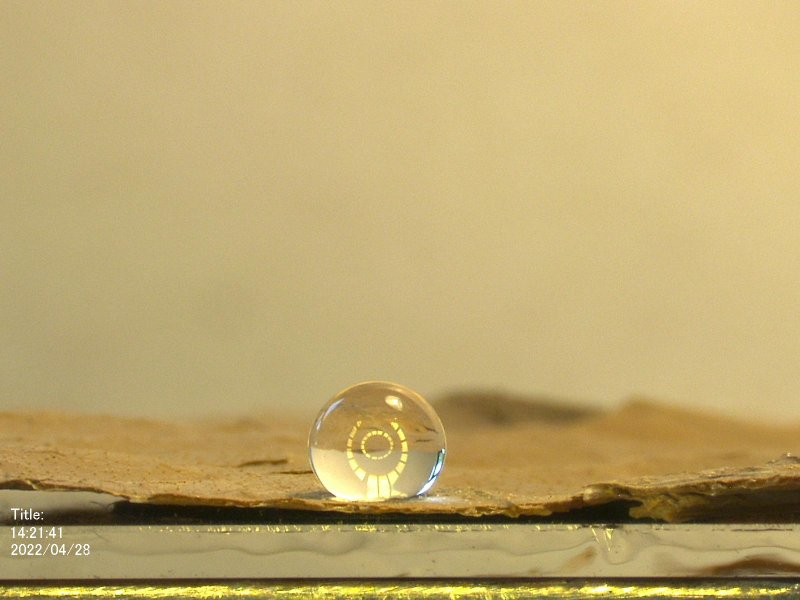
#> input picture fwdfoto/h20-lotus.jpg, 1600 x 1200 px (shown at 1/2 size); its folder holds only this picture in this run
$ python run_watershed_all.py
#> lines starting #> are read from the running program, lines starting #| are printed output that depends on the picture; after the words box and inside, x2 and y2 are one past the last pixel; in counts of white or black regions, pixels touching at a corner belong together
### automatic_segmentation/methods/basic_segment.py
"""
basic_segment.py - From-scratch droplet segmentation.

Five steps, no helpers, no external preprocessing:
  1. Grayscale + mild median denoise.
  2. Find the baseline (plate-top): strongest long horizontal gradient in lower half.
  3. Per-column background subtraction: for each column, the very top is sky;
     subtract that column's sky value from every pixel below.  The droplet
     deviates regardless of whether it is darker or brighter than the sky.
  4. Threshold the deviation map (Otsu, with a small floor to ignore noise),
     restrict to above the baseline, close small gaps, fill enclosed holes.
  5. Keep the largest connected component that sits on the baseline.
"""
import cv2 as cv
import numpy as np


def detect_baseline(gray):
    h, w = gray.shape
    sob_y = cv.Sobel(gray, cv.CV_32F, 0, 1, ksize=3)
    row_energy = np.abs(sob_y).mean(axis=1)
    # smooth a bit so a single noisy row does not win
    row_energy = cv.GaussianBlur(row_energy.reshape(-1, 1), (1, 11), 0).ravel()
    lo, hi = int(0.40 * h), int(0.97 * h)
    return lo + int(np.argmax(row_energy[lo:hi]))


def per_column_deviation(gray, baseline):
    # the very top of each column is pure sky -> per-column reference value
    top_band = max(15, baseline // 10)
    sky = np.median(gray[:top_band, :], axis=0).astype(np.int32)
    dev = np.abs(gray.astype(np.int32) - sky).astype(np.uint8)
    return dev


def segment(image):
    """Returns (mask uint8 0/255, baseline_y)."""
    gray = cv.cvtColor(image, cv.COLOR_BGR2GRAY) if image.ndim == 3 else image
    gray = cv.medianBlur(gray, 5)

    baseline = detect_baseline(gray)

    dev = per_column_deviation(gray, baseline)
    dev_above = dev[:baseline, :]
    # Otsu threshold on the deviation, with a floor of 8 grayscale levels
    # (so a flat noisy image cannot produce a tiny threshold and segment everything).
    otsu_thr, _ = cv.threshold(dev_above, 0, 255, cv.THRESH_BINARY | cv.THRESH_OTSU)
    thr = max(8.0, float(otsu_thr))
    cand = (dev > thr).astype(np.uint8)
    cand[baseline:, :] = 0

    # bridge tiny gaps in the rim, fill the enclosed interior, drop slivers
    cand = cv.morphologyEx(cand, cv.MORPH_CLOSE, np.ones((7, 7), np.uint8))
    ff = cand.copy()
    cv.floodFill(ff, np.zeros((cand.shape[0] + 2, cand.shape[1] + 2), np.uint8), (0, 0), 1)
    cand[ff == 0] = 1
    cand = cv.morphologyEx(cand, cv.MORPH_OPEN, np.ones((5, 5), np.uint8))

    # keep the largest blob actually sitting on the baseline
    n, lab, st, _ = cv.connectedComponentsWithStats(cand, 8)
    h, w = gray.shape
    band = 14
    best, best_area = 0, 0
    for i in range(1, n):
        if (lab[max(0, baseline - band):baseline + 1, :] == i).any():
            a = st[i, cv.CC_STAT_AREA]
            if a > best_area and a < 0.45 * h * w:
                best, best_area = i, a

    mask = np.zeros_like(gray)
    if best > 0:
        # Shape sanity: a real droplet rises meaningfully above the baseline.
        # A flat plate-top reflection does not -> reject it.
        ys, _ = np.where(lab == best)
        height_above = baseline - int(ys.min())
        if height_above >= max(25, int(0.025 * h)):
            mask[lab == best] = 255
    mask[baseline:, :] = 0
    return mask, baseline

### automatic_segmentation/methods/watershed_segment.py
"""
watershed_segment.py - Watershed segmentation as a refinement step.

The lecture (Block 6-04) describes watershed as related to region growing: starting
from markers, the algorithm floods a topographic surface (the image gradient) and
the boundaries are drawn where the floods meet.  We use that to *refine* the result
from basic_segment.py:

  1. Get an initial droplet estimate from basic_segment (per-column sky subtraction).
  2. Erode that estimate strongly -> SURE foreground marker (definitely inside drop).
  3. Dilate it and take the complement (plus everything below the baseline)
     -> SURE background marker.
  4. Pixels that are neither foreground nor background remain "unknown".
  5. Apply watershed.  It re-assigns the unknown pixels to either foreground
     or background by following the image gradient, snapping to the actual
     droplet edge.

If basic_segment finds nothing, we return empty (watershed cannot conjure a
droplet out of nowhere).
"""
import cv2 as cv
import numpy as np
from basic_segment import segment as basic_segment


def segment(image):
    initial_mask, baseline = basic_segment(image)
    if initial_mask.sum() == 0:
        return initial_mask, baseline

    k = np.ones((11, 11), np.uint8)
    sure_fg = cv.erode(initial_mask, k, iterations=2)
    if sure_fg.sum() == 0:
        # initial mask was very thin; shrink the kernel and try once more
        sure_fg = cv.erode(initial_mask, np.ones((5, 5), np.uint8), iterations=1)
        if sure_fg.sum() == 0:
            return initial_mask, baseline

    sure_bg = cv.dilate(initial_mask, k, iterations=3)
    sure_bg = (sure_bg == 0).astype(np.uint8) * 255
    sure_bg[baseline:, :] = 255                                  # below the plate is background too

    markers = np.zeros(image.shape[:2], dtype=np.int32)
    markers[sure_bg > 0] = 1                                      # background label
    markers[sure_fg > 0] = 2                                      # droplet label
                                                                  # everything else stays 0 -> "unknown"

    img3 = image if image.ndim == 3 else cv.cvtColor(image, cv.COLOR_GRAY2BGR)
    markers = cv.watershed(img3, markers)

    mask = np.where(markers == 2, 255, 0).astype(np.uint8)
    mask[baseline:, :] = 0
    return mask, baseline

### automatic_segmentation/_dev/run_watershed_all.py
import os, glob, cv2 as cv, numpy as np
from collections import Counter
from watershed_segment import segment as ws_segment

REPO = os.path.dirname(os.path.dirname(os.path.abspath(__file__)))
SRC = os.path.join(REPO, "fwdfoto")

def solidity(m):
    c, _ = cv.findContours(m, cv.RETR_EXTERNAL, cv.CHAIN_APPROX_SIMPLE)
    if not c: return 0.0
    c = max(c, key=cv.contourArea); a = cv.contourArea(c); hull = cv.contourArea(cv.convexHull(c))
    return a/hull if hull > 0 else 0.0

files = sorted(glob.glob(os.path.join(SRC, "*.jpg")))
files = [f for f in files if os.path.basename(f) != "test.jpg"]

results, tiles = [], []
for path in files:
    nm = os.path.basename(path).replace(".jpg", "")
    img = cv.imread(path)
#> img is the input picture: shape (1200, 1600, 3); mean B, G, R 112.2, 169, 190.4
    mask, baseline = ws_segment(img)
#> in detect_baseline, `sob_y = cv.Sobel(gray, cv.CV_32F, 0, 1, ksize=3)`:
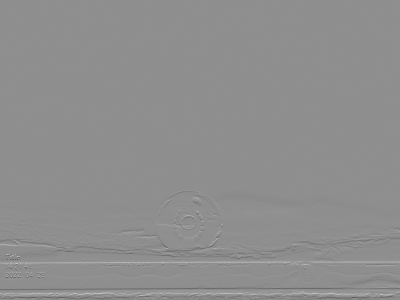
#> sob_y: shape (1200, 1600) float32 (shown at 1/4 size); min -801, max 630, mean -0.5; drawn with min black and max white
#> in detect_baseline, `row_energy = np.abs(sob_y).mean(axis=1)`: row_energy = 1200 values, max 167.5 at index 1049, min 0 at index 0, mean 9.29
#> in detect_baseline, `row_energy = cv.GaussianBlur(row_energy.reshape(-1, 1), (1, 11), 0).ra..`: row_energy = 1200 values, max 125.7 at index 1174, min 2.35 at index 628, mean 9.31
#> in segment, `baseline = detect_baseline(gray)`: baseline = 1049
#> in per_column_deviation, `top_band = max(15, baseline // 10)`: top_band = 104
#> in per_column_deviation, `sky = np.median(gray[:top_band, :], axis=0).astype(np.int32)`: sky = 1600 values, max 206 at index 1412, min 173 at index 12, mean 192.4
#> in segment, `dev_above = dev[:baseline, :]`:
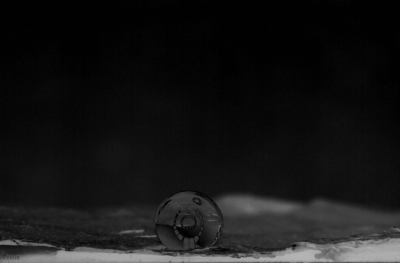
#> dev_above: shape (1049, 1600) (shown at 1/4 size); min 0, max 182, mean 21.3
#> in segment, `otsu_thr, _ = cv.threshold(dev_above, 0, 255, cv.THRESH_BINARY | cv.TH..`: otsu_thr = 72
#> in segment, `cand[ff == 0] = 1`:
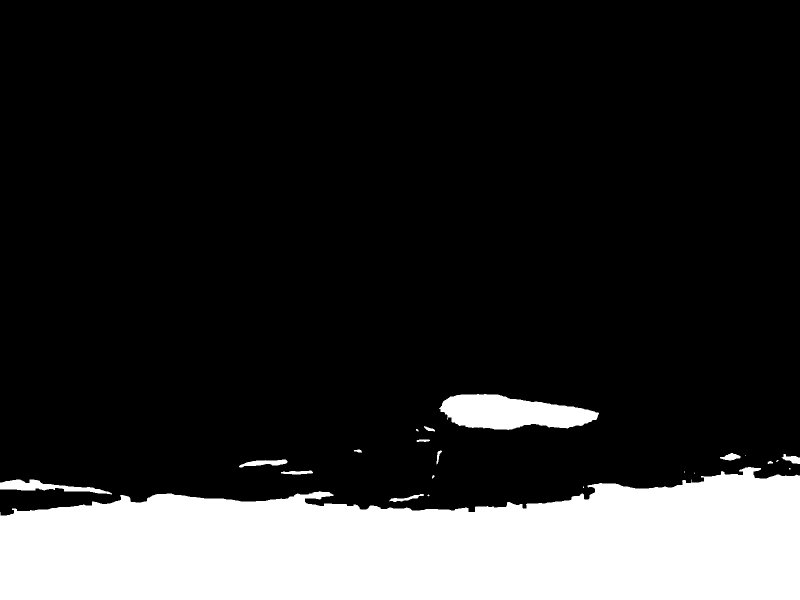
#> cand: shape (1200, 1600) (shown at 1/2 size); values 0 (black) and 1 (white), 18.2% white; 22 white regions (8 under 20 px), largest, box (x1, y1, x2, y2) and area: (0, 934, 1600, 1200) 328251, (878, 788, 1198, 860) 15658, (0, 959, 224, 989) 2679
#> in segment, `n, lab, st, _ = cv.connectedComponentsWithStats(cand, 8)`:
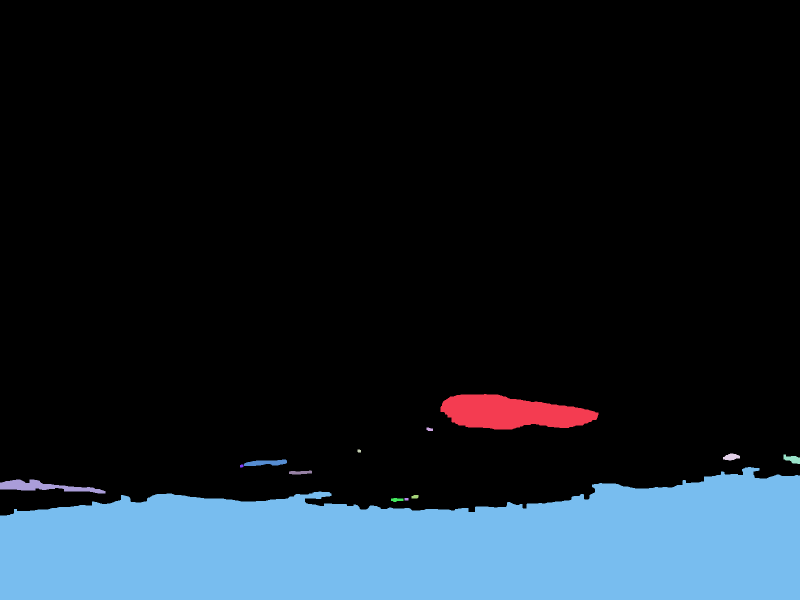
#> lab: shape (1200, 1600) int32 (shown at 1/2 size); 14 distinct labels, from 0 to 13; one colour per label, 0 black
#> in segment, `n, lab, st, _ = cv.connectedComponentsWithStats(cand, 8)`: n = 14; st = 14 rows, first 6: [0, 0, 1600, 1031, 1571526], [881, 788, 316, 71, 15617], [853, 855, 13, 7, 73], [715, 899, 7, 6, 39], [1446, 907, 34, 14, 330], [1567, 909, 33, 19, 385]
#> the loop in segment, `for i in range(1, n):` made 13 passes
#> (a, best, best_area) on pass 8: (328071, 8, 328071)
#> after the loop in segment, `for i in range(1, n):`: best = 8; best_area = 328071
#> in segment, `height_above = baseline - int(ys.min())`: height_above = 115
#> in segment, `initial_mask, baseline = basic_segment(image)`: baseline = 1049
#> in segment, `sure_bg[baseline:, :] = 255`:
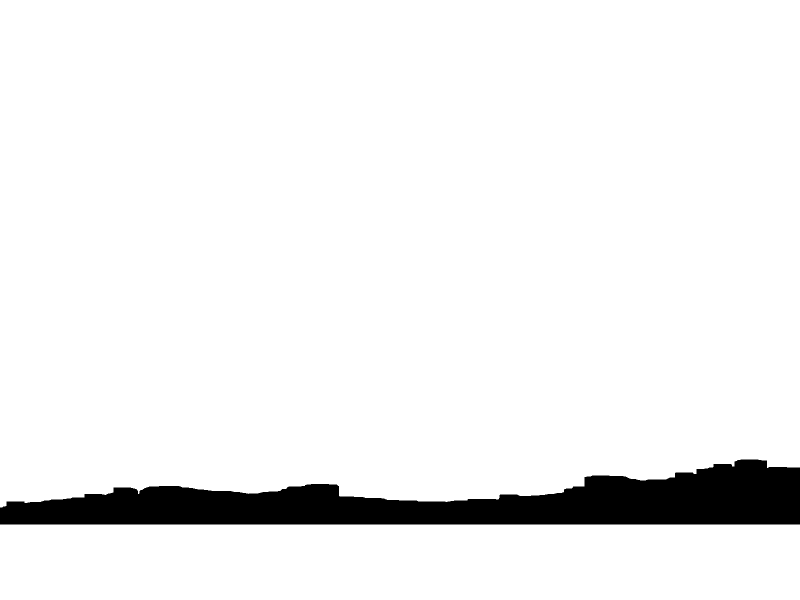
#> sure_bg: shape (1200, 1600) (shown at 1/2 size); 93.9% white; 1 black region, box (x1, y1, x2, y2) and area: (0, 919, 1600, 1049) 117077
#> in segment, `markers = cv.watershed(img3, markers)`:
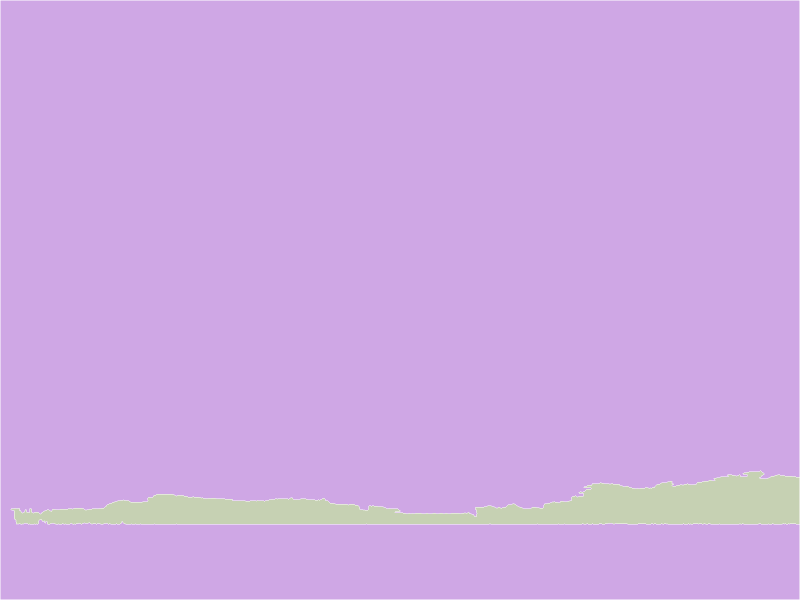
#> markers: shape (1200, 1600) int32 (shown at 1/2 size); 3 distinct labels, from -1 to 2; one colour per label, 0 black, -1 white
#> baseline = 1049
    area = (mask > 0).mean(); sol = solidity(mask)
#> after `area = (mask > 0).mean()`: area = 0.0414
#> in solidity, `c, _ = cv.findContours(m, cv.RETR_EXTERNAL, cv.CHAIN_APPROX_SIMPLE)`: c = 1 contour; box (x1, y1, x2, y2) and area: (22, 942, 1599, 1048) 77694
#> in solidity, `c = max(c, key=cv.contourArea)`: c = contour of 1008 points, box (x1, y1, x2, y2) (22, 942, 1599, 1048), area 77694
#> in solidity, `a = cv.contourArea(c)`: a = 77694
#> in solidity, `hull = cv.contourArea(cv.convexHull(c))`: hull = 118639
#> after `sol = solidity(mask)`: sol = 0.655
    v = "ok" if mask.sum() > 0 else "empty"
#> v = 'ok'
    results.append((nm, baseline, area, sol, v))

    ov = img.copy()
    cnts, _ = cv.findContours(mask, cv.RETR_EXTERNAL, cv.CHAIN_APPROX_SIMPLE)
#> cnts = 1 contour; box (x1, y1, x2, y2) and area: (22, 942, 1599, 1048) 77694
    cv.drawContours(ov, cnts, -1, (0, 0, 255), 3)
    cv.line(ov, (0, baseline), (ov.shape[1], baseline), (0, 255, 0), 2)
    TW = 260; s = TW/ov.shape[1]; tile = cv.resize(ov, (TW, int(ov.shape[0]*s)))
    lab = np.zeros((22, TW, 3), np.uint8)
    color = (0, 255, 0) if v == "ok" else (0, 80, 255)
#> color = (0, 255, 0)
    cv.putText(lab, f"{nm}|{v}", (3, 15), cv.FONT_HERSHEY_SIMPLEX, 0.42, color, 1)
#> lab: shape (22, 260, 3)
    tiles.append(np.vstack([lab, tile]))

print(f"\n{'image':22s} {'verdict':8s} {'area':>6s} {'solid':>5s}")
for r in results: print(f"{r[0]:22s} {r[4]:8s} {r[2]:6.3f} {r[3]:5.2f}")
#> this loop made 1 pass
#> r on pass 1: ('h20-lotus', 1049, 0.0414, 0.655, 'ok')
#> (printed output is left out)
vc = Counter(r[4] for r in results)
#> vc = {'ok': 1}
print(f"\ntotal: {len(results)}  | counts: {dict(vc)}")
#| total: 1  | counts: {'ok': 1}
for sub in ("h2o", "i2", "oct"):
    sr = [r for r in results if r[0].startswith(sub)]
    print(f"  {sub}: n={len(sr)} {dict(Counter(r[4] for r in sr))}")
#> this loop made 3 passes
#|   h2o: n=0 {}
#|   i2: n=0 {}
#|   oct: n=0 {}

COLS = 5
H = max(t.shape[0] for t in tiles)
#> H = 217
tiles = [cv.copyMakeBorder(t, 0, H-t.shape[0], 0, 0, cv.BORDER_CONSTANT, value=(30, 30, 30)) for t in tiles]
#> tiles = 1 item
while len(tiles) % COLS != 0: tiles.append(np.full_like(tiles[0], 30))
#> this loop made 4 passes
#> after the loop, tiles = 5 items
mont = np.vstack([np.hstack(tiles[i:i+COLS]) for i in range(0, len(tiles), COLS)])
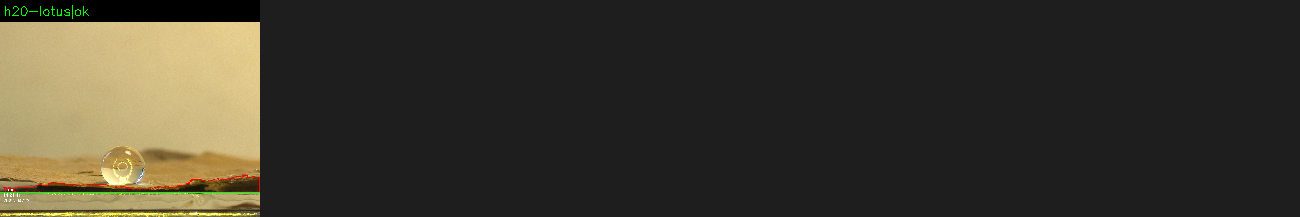
#> mont: shape (217, 1300, 3); mean of channels 0, 1, 2 44.1, 54.6, 58.2; drawn as B, G, R
cv.imwrite(os.path.join(os.path.dirname(__file__), "watershed_all_overlays.jpg"), mont, [cv.IMWRITE_JPEG_QUALITY, 72])
print(f"saved watershed_all_overlays.jpg ({mont.shape[1]}x{mont.shape[0]})")
#| saved watershed_all_overlays.jpg (1300x217)

$ run again, on fwdfoto/h2o-plexig.jpg
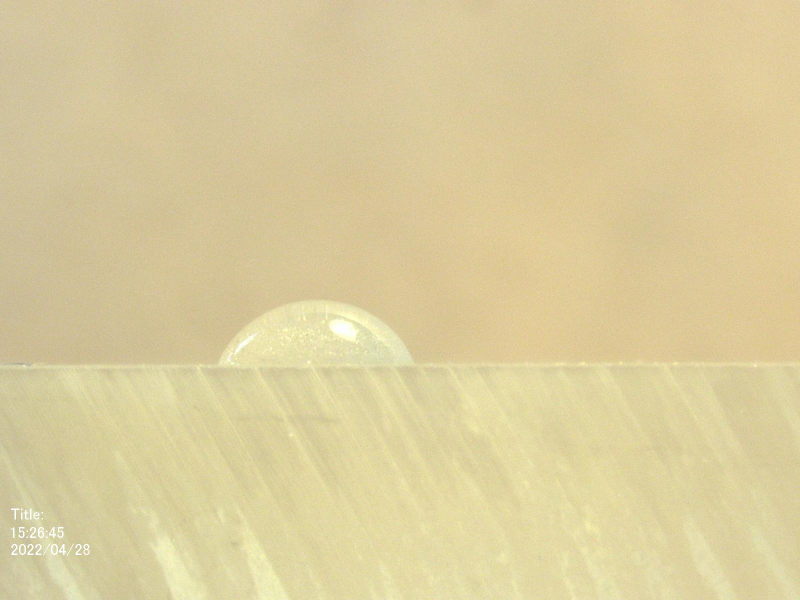
#> input picture fwdfoto/h2o-plexig.jpg, 1600 x 1200 px (shown at 1/2 size)
#> img is the input picture: shape (1200, 1600, 3); mean B, G, R 157.2, 204.9, 219.3
#> in detect_baseline, `row_energy = np.abs(sob_y).mean(axis=1)`: row_energy = 1200 values, max 13.99 at index 732, min 0 at index 0, mean 3.26
#> in detect_baseline, `row_energy = cv.GaussianBlur(row_energy.reshape(-1, 1), (1, 11), 0).ra..`: row_energy = 1200 values, max 13.26 at index 732, min 2.38 at index 459, mean 3.26
#> in segment, `baseline = detect_baseline(gray)`: baseline = 732
#> top_band = 73
#> sky = 1600 values, max 207 at index 1511, min 195 at index 302, mean 200.8
#> otsu_thr = 14
#> in segment, `cand = (dev > thr).astype(np.uint8)`:
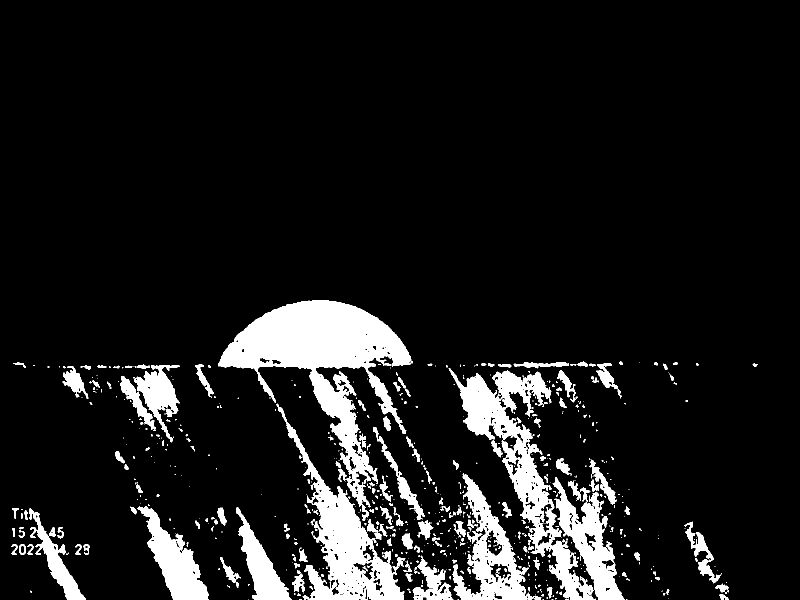
#> cand: shape (1200, 1600) (shown at 1/2 size); values 0 (black) and 1 (white), 9.9% white; 765 white regions (565 under 20 px), largest, box (x1, y1, x2, y2) and area: (436, 600, 826, 1015) 50632, (897, 736, 1192, 1200) 28059, (552, 807, 809, 1200) 23913
#> ff: shape (1200, 1600); values 0 (black) and 1 (white), 100% white; 2 black regions, box (x1, y1, x2, y2) and area: (773, 717, 785, 727) 113, (745, 719, 753, 727) 63
#> n = 7; st = [[0, 0, 1600, 1200, 1881830], [437, 601, 386, 131, 37399], [1047, 724, 86, 8, 525], [1157, 724, 18, 8, 121], [1309, 725, 5, 5, 25], [1349, 725, 5, 5, 25], [1207, 727, 15, 5, 75]]
#> the loop in segment, `for i in range(1, n):` made 6 passes
#> (a, best, best_area) on pass 1: (37399, 1, 37399)
#> after the loop in segment, `for i in range(1, n):`: best = 1; best_area = 37399
#> height_above = 131
#> initial_mask: shape (1200, 1600); 1.9% white; 1 white region, box (x1, y1, x2, y2) and area: (437, 601, 823, 732) 37399
#> in segment, `initial_mask, baseline = basic_segment(image)`: baseline = 732
#> sure_fg: shape (1200, 1600); 1.4% white; 1 white region, box (x1, y1, x2, y2) and area: (454, 611, 807, 722) 27499
#> markers: shape (1200, 1600) int32; 3 distinct labels, from -1 to 2
#> mask: shape (1200, 1600); 1.8% white; 1 white region
#> area = 0.0185
#> in solidity, `c, _ = cv.findContours(m, cv.RETR_EXTERNAL, cv.CHAIN_APPROX_SIMPLE)`: c = 1 contour; box (x1, y1, x2, y2) and area: (443, 600, 820, 731) 35006
#> in solidity, `c = max(c, key=cv.contourArea)`: c = contour of 501 points, box (x1, y1, x2, y2) (443, 600, 820, 731), area 35006
#> in solidity, `a = cv.contourArea(c)`: a = 35006
#> hull = 37009.5
#> sol = 0.946
#> v = 'ok'
#> cnts = 1 contour; box (x1, y1, x2, y2) and area: (443, 600, 820, 731) 35006
#> color = (0, 255, 0)
#> the loop `for r in results: print(f"{r[0]:22s} {r[4]:8s} {r[2]:6.3f} {r[3]:5.2f}")` made 1 pass
#> r on pass 1: ('h2o-plexig', 732, 0.0185, 0.946, 'ok')
#> (printed output is left out)
#> vc = {'ok': 1}
#| total: 1  | counts: {'ok': 1}
#> the loop `for sub in ("h2o", "i2", "oct"):` made 3 passes
#> (printed output is left out)
#> H = 217
#> `tiles = [cv.copyMakeBorder(t, 0, H-t.shape[0], 0, 0, cv.BORDER_CONSTAN..`: tiles = 1 item
#> the loop `while len(tiles) % COLS != 0: tiles.append(np.full_like(tiles[0], 30))` made 4 passes
#> after the loop `while len(tiles) % COLS != 0: tiles.append(np.full_like(tiles[0], 30))`: tiles = 5 items
#> `mont = np.vstack([np.hstack(tiles[i:i+COLS]) for i in range(0, len(til..`:
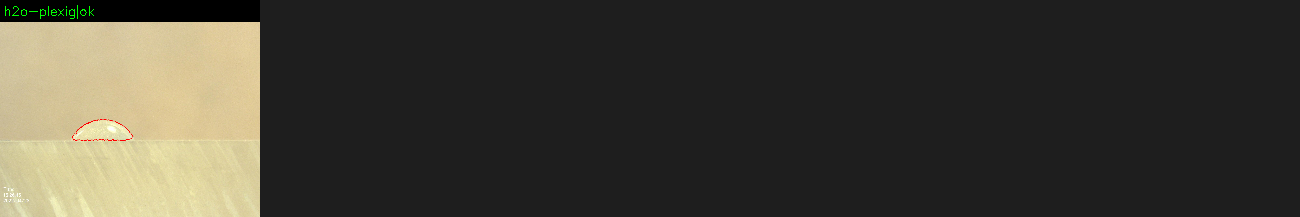
#> mont: shape (217, 1300, 3); mean of channels 0, 1, 2 52.2, 60.9, 63.4; drawn as B, G, R
#| saved watershed_all_overlays.jpg (1300x217)
